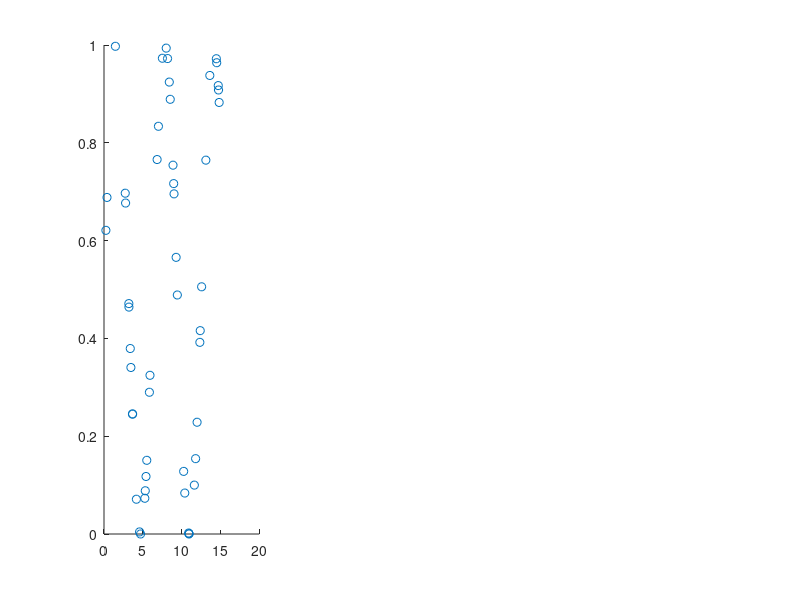

Source code (MATLAB): (Note: this script raises an error after producing the figure.)
numData = 50;

x = 15*rand(1,numData);
train = (sin(x)+1)/2;

figure(1);
subplot(1,3,1),scatter(x, train);


w1 = 2*rand(30,1)-1;
b1 = 2*rand(30,1)-1;
w2 = 2*rand(1,30)-1;
b2 = 2*rand(1,1)-1;

layer1 = Affine(w1,b1);
layer2 = Sigmoid();
layer3 = Affine(w2,b2);
layer4 = Sigmoid();
layer5 = MSE();

EPOCH = 100000;
LAMBDA = 0.02;
loss = zeros(1,EPOCH);

for epoch = 1:EPOCH
   
    p = layer1.forward(x);
    y = layer2.forward(p);
    p2 = layer3.forward(y);
    y2 = layer4.forward(p2);
    
    loss(epoch) = layer5.forward(y2, train);
    
    dy2 = layer5.backward();
    dp2 = layer4.backward(dy2);
    dy = layer3.backward(dp2);
    dp = layer2.backward(dy);
    dx = layer1.backward(dp);
    
    layer1.update(LAMBDA);
    layer3.update(LAMBDA);
    
end

subplot(1,3,2);
plot(loss)
axis([0 EPOCH 0 max(loss)])
xlabel('Epoch');
ylabel('LOSS');

% Display output graph
xt = [0:0.01:15];
pt = layer1.forward(xt);
yt = layer2.forward(pt);
qt = layer3.forward(yt);
zt = layer4.forward(qt);

subplot(1,3,3);
plot(xt,zt)
